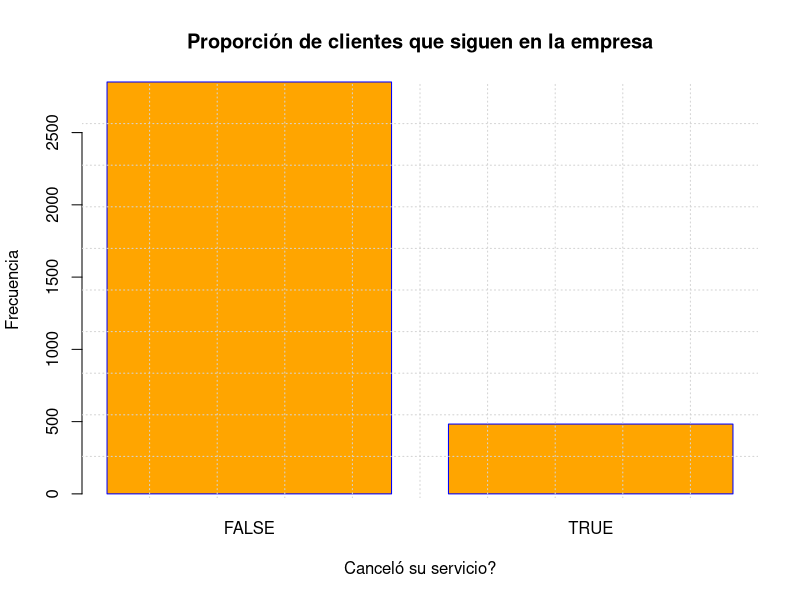
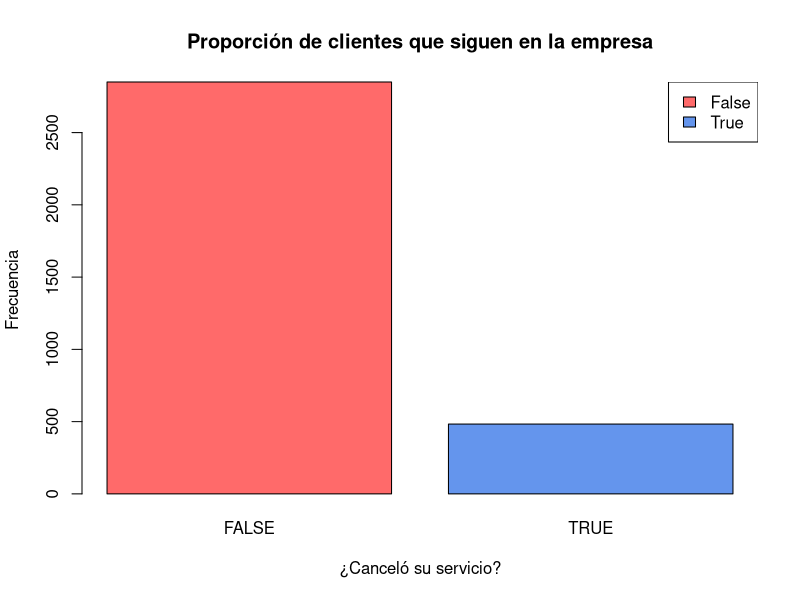
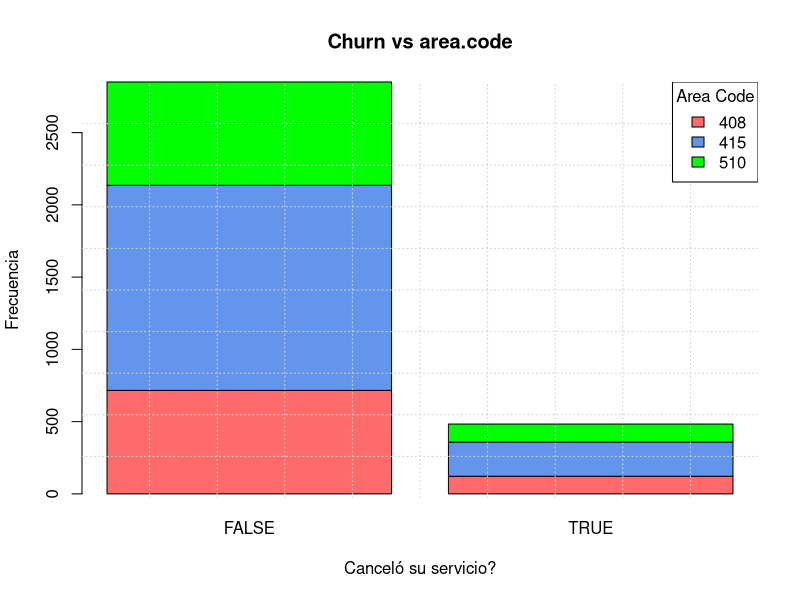
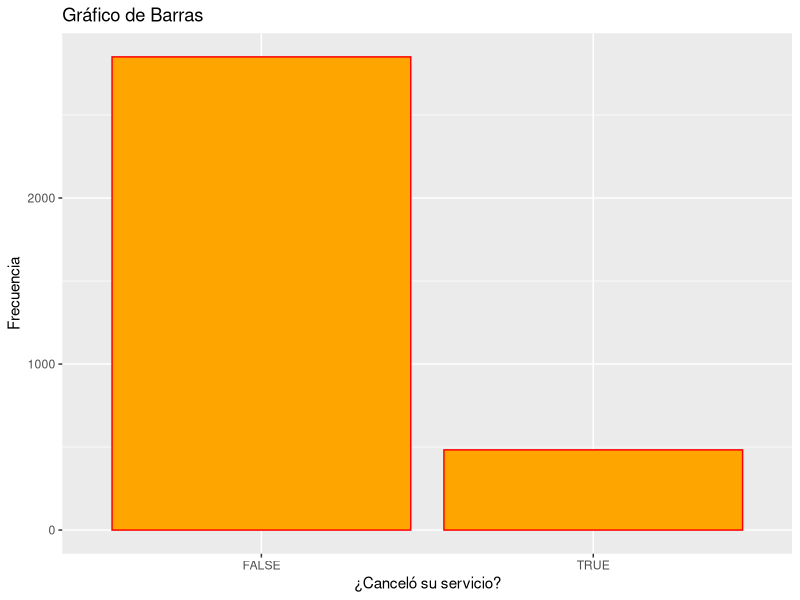
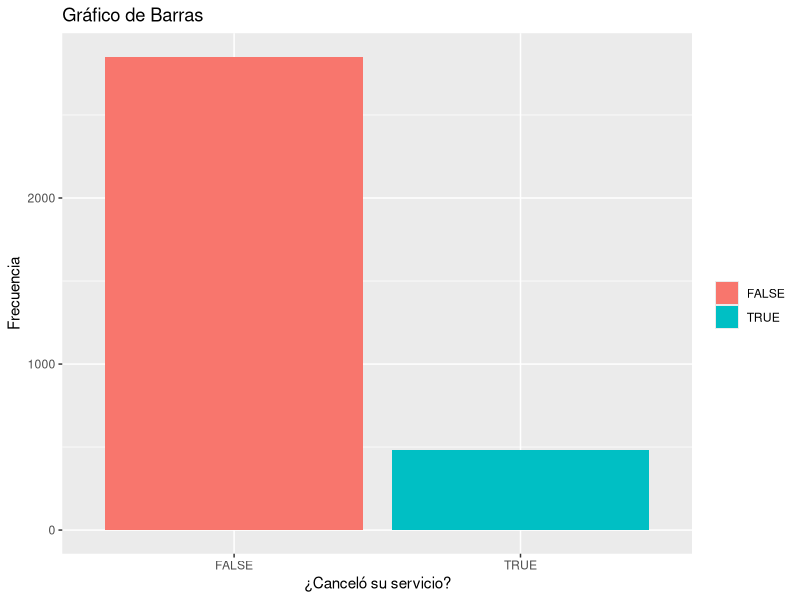
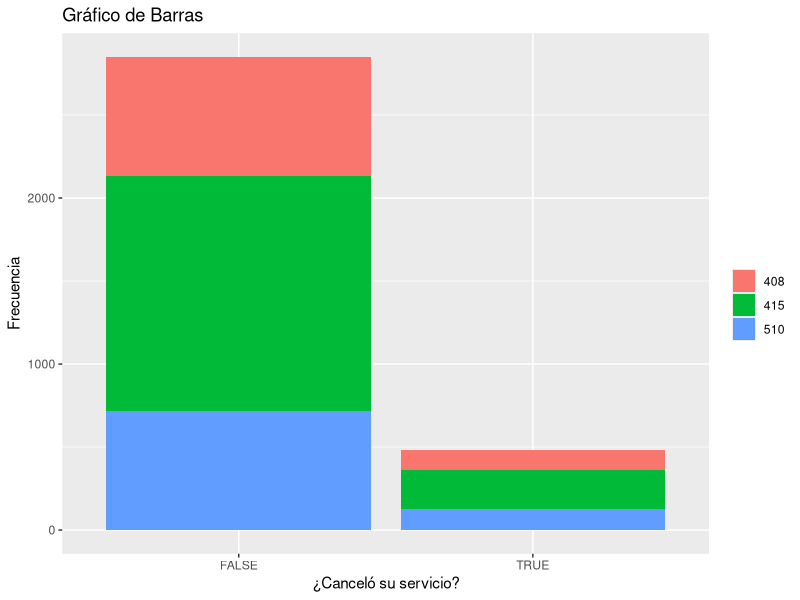

Here is the R script that generated these plots, in order:

    # ############################################################################
    #                       Martes 09 de Marzo 2021 
    #                       Ayudantia con Sergio
    #                    Enfoque hacia la Ciencia de Datos
    # #############################################################################
    
    setwd("C:/Users/GOMEZ/Documents/Ciencias/Inferencia/Estadistica_I/Intro_Data_Science")
    df <- read.csv("telecom.csv")
    
    dim(df) #Tamaño de la tabla # filas, columnas
    colnames(df) #Nombre de las columnas
    categoricas <- c('state', 'area.code', 'internacional.plan', 'voice.mail', 'churn')
    continuas <- c("account.length", 'number.vmail.messages', 'total.day.minutes', 
                   "total.day.calls", "total.day.charge", "total.eve.minutes", 
                   "total.eve.calls", "total.eve.charge", "total.night.minutes", 
                   "total.night.calls", "total.night.charge", "total.intl.minutes", 
                   "total.intl.calls", "total.intl.charge", "customer.service.calls")
    
    sum(duplicated(df))
    
    # Llenar espacios vacíos con NAs
    for(i in colnames(df)){
        df[i][df[i] == ""] = NA
    }


    # Contar la proporción de NAs para cada variable
    # Creamos un nuevo df vacio
    completitud = data.frame() 
    
    for (i in 1:length(colnames(df))) {
        
        #Para cada variable, la pondremos como renglón en la columna de variable, 
        #y pondremos su porcentaje en la columna de completitud.
        completitud[i,'variable'] = colnames(df)[i] #renglón i, columna variable
        completitud[i, 'completitud'] = (sum(is.na(df[,i]))/dim(df)[1])*100
    }
    
    View(completitud)
##########################################################################################
##########################################################################################  
    
    # 12 de Marzo 2021 (Continuación ayudantía DC)
    # Quitamos las variables que tienen más del 20% de los missing values
    
    # Revisar codigo....
    # 
    
    
    table(df$state)
    
    #===================================================================
    #  GRAFICOS
    
    
    # VARIABLES CATEGÓRICAS
    
    # Grafico de Barras
    #-----------------------------------------------
    # Variable churn: nos dice si dejaron la empresa o no
    # False = Siguen en la empresa
    # TRUE = Dejaron la empresa
    # Veamos la porporción de clientes que se mantienen con la empresa
    # Guardamos la tala de frecuencias:
    
    churn_table <- table(df$churn)
    churn_table    
    barplot(churn_table,main = "Proporción de clientes que siguen en la empresa",
            xlab = "Canceló su servicio?", ylab = "Frecuencia", 
            col = "orange", border = "blue")   
    # Vamos a cuadricular el canva:
    grid(10)
    
    # Coloreamos por respuesta:
    barplot(churn_table,main = "Proporción de clientes que siguen en la empresa",
            xlab = "¿Canceló su servicio?", ylab = "Frecuencia", 
            col = c("indianred1","cornflowerblue")) 
    
    # En la leyenda(Posición donde se quiera, name, fill( le pone los colores para las etiquetas))
    legend(x = "topright", legend = c("False", "True"), fill =  c("indianred1","cornflowerblue"))
    
    
    #-------------------------------------------------
    
    # Nota: para identificar automoaticamente nuestros colores y no hacerlo manual y evitar equivocarnos,
    # Creamos una pañeta de colores o un vector que contenga lo colores que queremos:
    colores = c("indianred1","cornflowerblue", "green")
    
    # Variable: area.code
    table(df$area.code)
    churn_area.code <- table(df$area.code, df$churn)
    churn_area.code #Hay 3 areas ( 408, 415, 510)
    
    # Veamos la proporción de cada area:

    barplot(churn_area.code,main = "Churn vs area.code",
            xlab = "Canceló su servicio?", ylab = "Frecuencia", 
            col = colores) 
    
    # Notemos que la gráfica anterior está horrible no tiene ni etiquetas de
    # que sgnifican los colores, entonces vamos a agregarlos

    grid(10)
    legend(x="topright", legend = rownames(churn_area.code),
           fill = colores, title = "Area Code")
    
    
    #============================================================================
    # GRÁFICOS CON GGPLOT
    # ggplot(base, ejes) + tipo de gráfico() +
    
    library(ggplot2)
    
    ggplot(data = df, aes(x = churn))+
        geom_bar(color = "red", fill = "orange") +
        xlab("¿Canceló su servicio?") +
        ylab("Frecuencia")+
        ggtitle("Gráfico de Barras")

    # Ahora colores por respuesta:
    # Aquí ponemos a las categóricas como factor y así jalará cada color por factor
    ggplot(data = df, aes(x = churn, fill = as.factor(churn)))+
        geom_bar() +
        xlab("¿Canceló su servicio?") +
        ylab("Frecuencia")+
        ggtitle("Gráfico de Barras") +
        labs(fill = "") #Para que el titulo de las etiquetas sea un string vacio.
    
    # Ahora con area.code
    # Lo cual me dividirá por colores como factores de acuerdo al tipod de area.code
    ggplot(data = df, aes(x = churn, fill = as.factor(area.code)))+
        geom_bar() +
        xlab("¿Canceló su servicio?") +
        ylab("Frecuencia")+
        ggtitle("Gráfico de Barras") +
        labs(fill = "")
